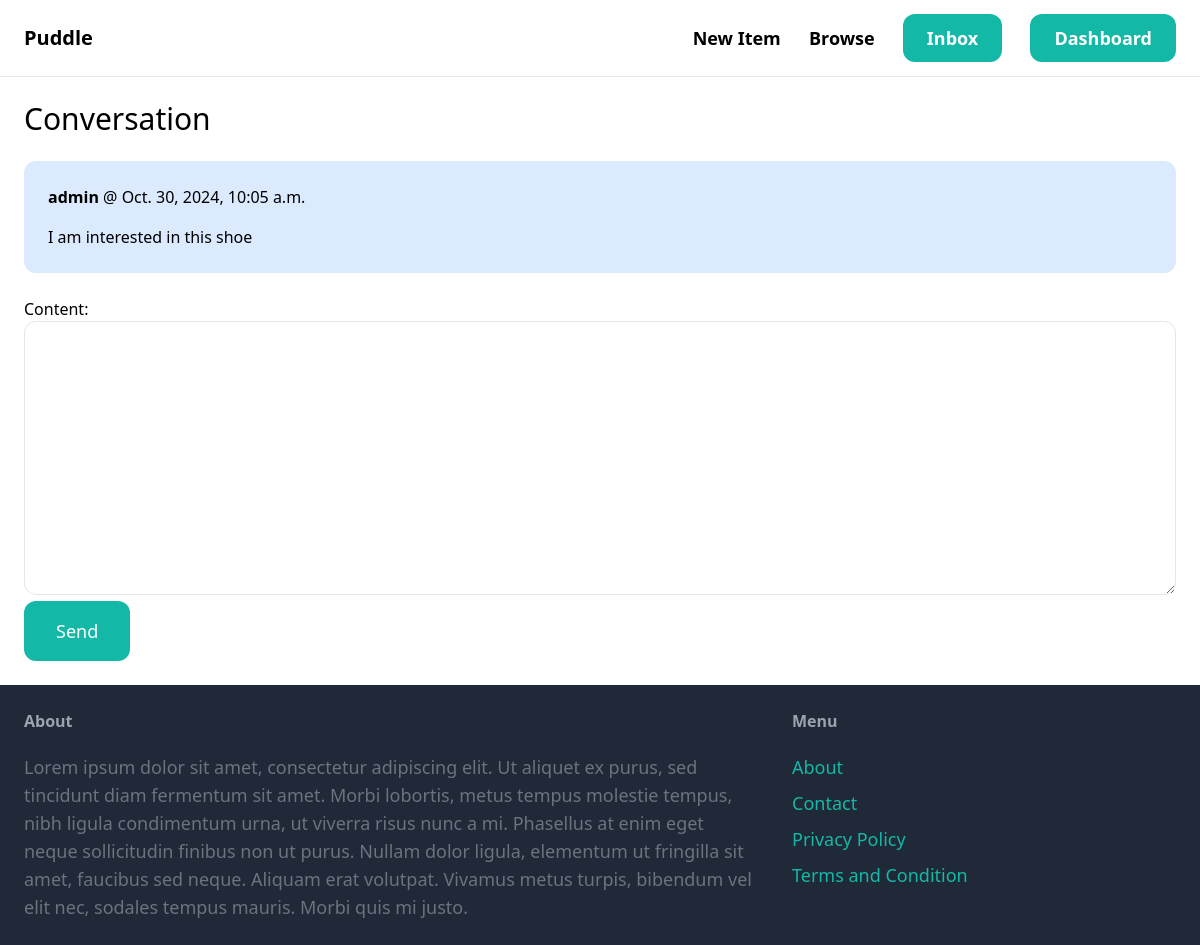
The page /inbox/1/ (signed in) on the database its author committed.
### conversation/models.py (models this page shows, shortened)
class ConversationMessage(models.Model):
    conversation = models.ForeignKey(Conversation, related_name="messages", on_delete=models.CASCADE)
    content = models.TextField()
    created_at = models.DateTimeField(auto_now_add=True)
    created_by = models.ForeignKey(User, related_name="messages", on_delete=models.CASCADE)
    class Meta:
        verbose_name = "conversation message"
        verbose_name_plural = "conversation messages"
        ordering = ("created_at",)

### conversation/views.py (the view)
# urls.py: path("<int:pk>/", views.conversation_detail, name="detail"),
@login_required
def conversation_detail(request, pk):
    conversation = get_object_or_404(Conversation, pk=pk)
    if request.method == "POST":
        form = ConversationMessageForm(request.POST)
        if form.is_valid():
            conversation_message = form.save(commit=False)
            conversation_message.conversation = conversation
            conversation_message.created_by = request.user
            conversation_message.save()
            return redirect("conversation:detail", pk=pk)
    else:
        form = ConversationMessageForm()
    return render(request, "conversation/detail.html", {
        "conversation": conversation,
        "form": form
    })

### conversation/forms.py
class ConversationMessageForm(forms.ModelForm):
    class Meta:
        model = ConversationMessage
        fields = ('content',)
        widgets = {
            'content': forms.Textarea(attrs={
                'class': "w-full py-4 px-6 rounded-xl border"
            }),
        }

### conversation/templates/conversation/detail.html (shortened to what this page needs)
{% extends 'core/base.html' %}
{% block content %}
<h1 class="mb-6 text-3xl">Conversation</h1>
<div class="space-y-6">
    {% for message in conversation.messages.all %}
        <div class="p-6 flex {% if message.created_by == request.user %}bg-blue-100{% else %}bg-gray-100{% endif %} rounded-xl">
            <div>
                <p class="mb-4"><strong>{{ message.created_by.username }}</strong> @ {{ message.created_at }}</p>
                <p>{{ message.content }}</p>
            </div>
        </div>
    {% endfor %}
</div>
<form method="post" action="." class="mt-6">
    {{ form.as_p }}
    <button class="py-4 px-8 text-lg bg-teal-500 hover:bg-teal-700 rounded-xl text-white">Send</button>
</form>
{% endblock %}

### rows shown on the page
ConversationMessage: created_by.username "admin", created_at "Oct. 30, 2024, 10:05 a.m.", content "I am interested in this shoe"
